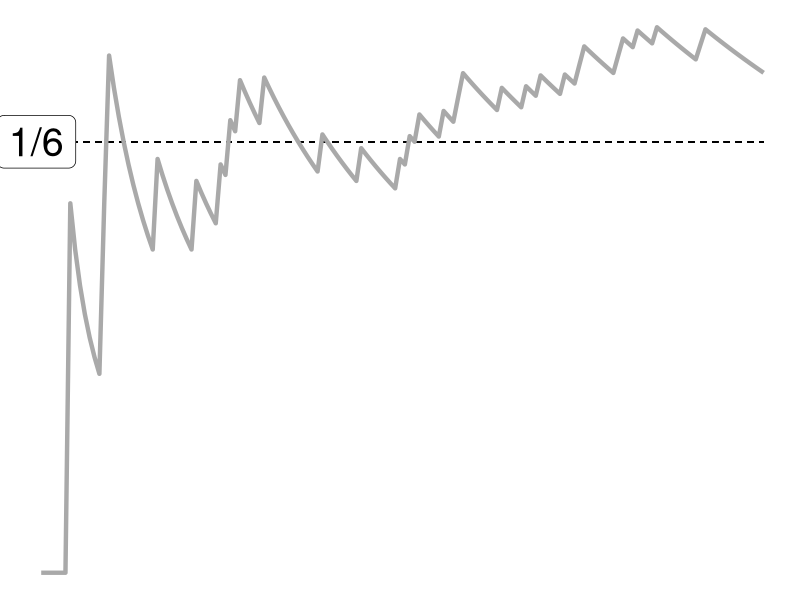
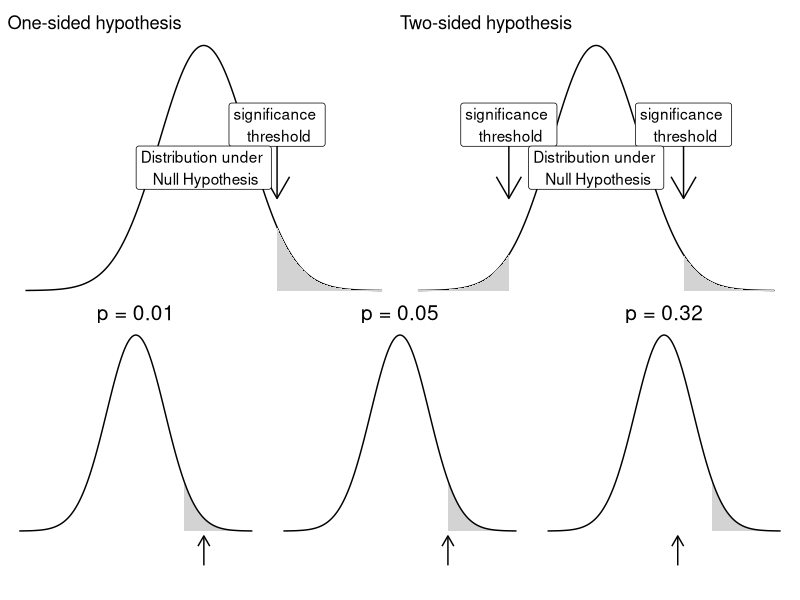
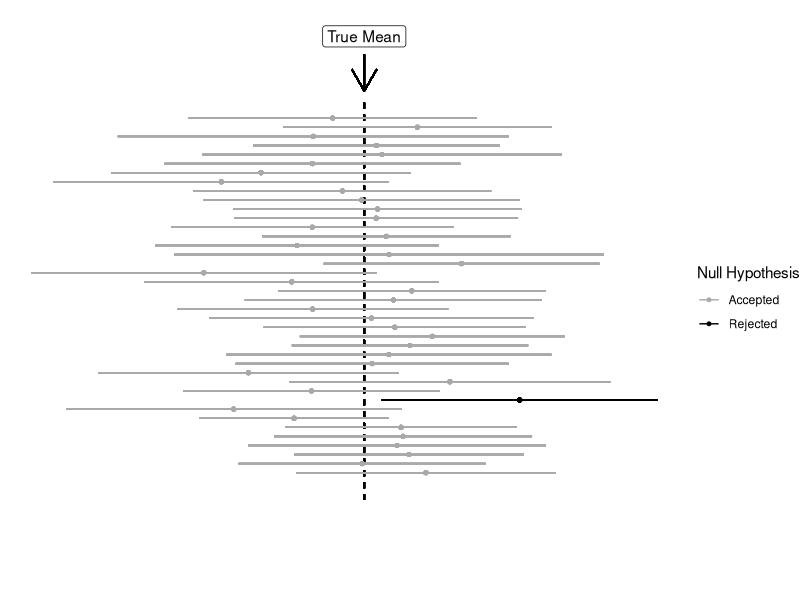

These figures' R source, in order:
## ---- chunk 1
library(ggplot2)
set.seed(6)
n = 150

xsample = sample(1:6, size = n, replace = TRUE)
x3 = xsample == 3
dice_dat = data.frame(xsample = xsample, x3 = x3, cs = cumsum(x3),  p = cumsum(x3)/(1:n), n = 1:n)

ggplot(dice_dat, aes(x = n, y = p)) +
geom_segment(x = 0, xend = n, y = 1/6, yend = 1/6, linetype = 2) +
geom_line(size = 1.5, color = "darkgrey") +
annotate("label", x = 0, y = 1/6, label = "1/6", size = 10) +
theme_void()
## ---- chunk 2
library(dplyr)
library(tidyr)
library(ggplot2)
library(patchwork)
xseq = seq(from = -4, to = 4, length.out = 1000)
dens  = dnorm(xseq)
dat = data.frame(x = xseq,  dens = dens)
q95 = qnorm(0.95)
dat$significant = dat$x > q95
p = ggplot(dat, aes(x = x, y = dens)) +
  geom_line() +
  geom_area(data = dat[dat$significant,], fill = "lightgrey") +
  scale_x_continuous("Value of Random Variable") +
  scale_y_continuous("Density") +
  annotate("segment", x = q95, xend = q95, y = 0.25, yend = 0.15, arrow = arrow()) +
  annotate(label = "significance \n threshold", x = q95, y = 0.27, geom = "label") +
  annotate(label = "Distribution under \n Null Hypothesis", x = 0, y = 0.2, geom = "label") +
  theme_void() +
  ggtitle("One-sided hypothesis")

dat2 = dat
q2.5 = qnorm(0.025) 
q97.5 = qnorm(0.975)
dat2$significant1 = dat$x > q97.5
dat2$significant2 = dat$x < q2.5

p3 = ggplot(dat2, aes(x = x, y = dens)) +
  geom_line() +
  geom_area(data = dat2[dat2$significant1,], fill = "lightgrey") +
  geom_area(data = dat2[dat2$significant2,], fill = "lightgrey") +
  scale_x_continuous("Value of Random Variable") +
  scale_y_continuous("Density") +
  annotate("segment", x = q97.5, xend = q97.5, y = 0.25, yend = 0.15, arrow = arrow()) +
  annotate("segment", x = q2.5, xend = q2.5, y = 0.25, yend = 0.15, arrow = arrow()) +
  annotate(label = "significance \n threshold", x = q2.5, y = 0.27, geom = "label") +
  annotate(label = "significance \n threshold", x = q97.5, y = 0.27, geom = "label") +
  annotate(label = "Distribution under \n Null Hypothesis", x = 0, y = 0.2, geom = "label") +
  ggtitle("Two-sided hypothesis") +
  theme_void()


dat$p1 = dat$x > qnorm(0.95)
dat$p3 = dat$x > qnorm(0.68)
dat$p4 = dat$x > qnorm(0.99)
dat = dat %>% pivot_longer(cols = c(p1, p3, p4))
relabel = c(p1 = "p = 0.05", p3 = "p = 0.32", p4 = "p = 0.01")
dat$name = relabel[dat$name]
dat2  = dat %>% group_by(name) %>% summarize(xmin = min(x[value])) 

p2 = ggplot(dat, aes(x = x, y = dens)) +
  #geom_area(data = dat[dat$value,], fill = "lightgrey") +
  geom_area(data = dat[dat$significant,], fill = "lightgrey") +
  scale_x_continuous("Value of Random Variable") +
  geom_line() +
  scale_x_continuous("Value of Random Variable") +
  scale_y_continuous("Density", limit = c(-0.1, NA)) +
  geom_segment(data = dat2, aes(x = xmin, xend = xmin), y = -0.07, yend = -0.01, arrow = arrow(length = unit("0.3", "cm"))) +
  #annotate(x = q95, xend = q95, y = 0.25, yend = 0, lty = 2, geom = "segment") +
  facet_grid(. ~ name) +
#  annotate(label = "Distribution under \n Null Hypothesis", x = 0, y = 0.2, geom = "label") +
  theme_void() +
  theme(strip.text.x = element_text(size = 15))
(p | p3) / p2

## ---- chunk 3
library(ggplot2)
library(data.table)
nrep = 40
n = 20
alpha = 0.05
set.seed(1)

dat = lapply(1:nrep, function(nrep){
x = rnorm(n)
mm = mean(x)
lupper = qnorm(1 - alpha/2)
llower = qnorm(alpha/2)
data.frame(nrep = nrep,
           x    = x,
           mean = mm,
           lower = mm + llower * sd(x)/sqrt(n),
           upper = mm + lupper * sd(x)/sqrt(n)
           )
})

dat = data.table::rbindlist(dat)
dat$outside = ifelse((dat$upper < 0) | (dat$lower > 0),
                     "Rejected",
                     "Accepted")
ggplot(dat) +
  geom_segment(x = 0, xend = 0, y = -2, yend = nrep + 2, lty = 2) +
  geom_segment(x = 0, xend = 0, y = nrep + 7, yend = nrep + 3, arrow = arrow()) +
  annotate(x = 0, y = nrep + 9, label = "True Mean", geom = "label") +
  geom_segment(aes(x = lower, xend = upper, y = nrep, yend = nrep, color = outside)) +
  geom_point(aes(x = mean, y = nrep, color = outside), size = 1) +
  theme_void() +
  scale_y_continuous(limits = c(-10, nrep + 10)) +
  scale_color_manual("Null Hypothesis", values = c("darkgrey", "black"))

